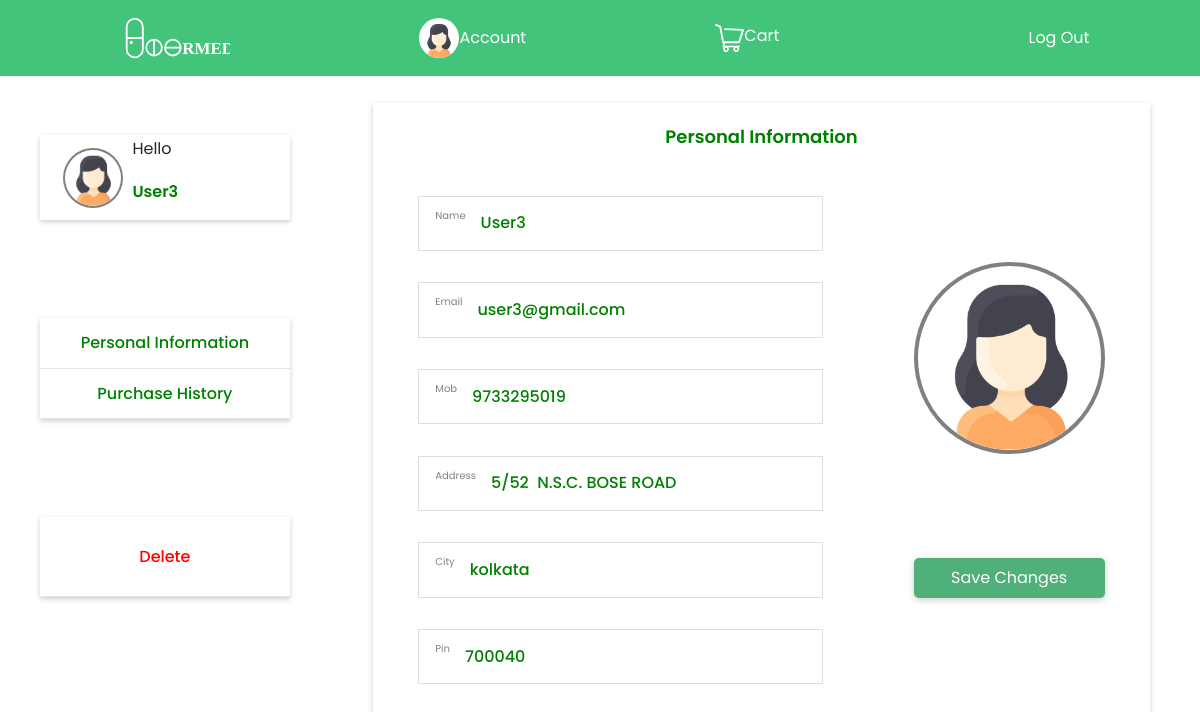
The app's page /main/4/account (signed in), older data.
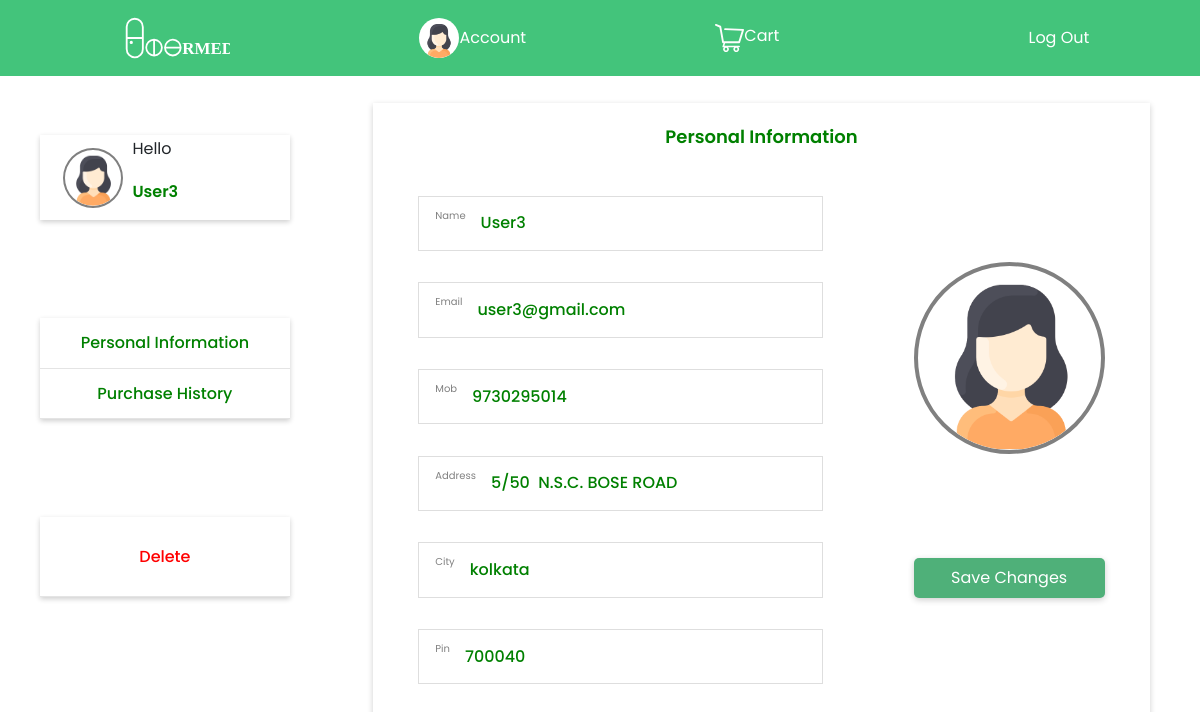
The same page, newer data.
### doormed/models.py (models this page shows, shortened)
class Register_user(db.Model, UserMixin):
    id = db.Column(db.Integer, primary_key=True)
    name = db.Column(db.String(80), unique=False, nullable=False)
    email = db.Column(db.String(120), unique=True, nullable=False)
    address = db.Column(db.String(120),  nullable=False)
    city = db.Column(db.String(80), unique=False, nullable=False)
    pincode = db.Column(db.String(10), unique=False, nullable=False)
    number = db.Column(db.String(80), unique=True, nullable=False)
    password = db.Column(db.String(120), unique=False, nullable=False)
    cartitems1 = db.relationship('CartItem', backref='Customer')

### doormed/customers/routes.py (the view)
@app.route('/main/<int:id>/account', methods= ['GET', 'POST'])
@login_required
def account(id):
    user = Register_user.query.filter_by(id = id).first()
    return render_template('customers/account.html', user = user)

### doormed/models.py (called while the page is built)
@login_seller.user_loader
def load_user(seller_id):
    return Register_seller.query.get(seller_id)

### doormed/templates/customers/account.html (shortened to what this page needs)
{% extends 'base.html' %}
{% block header %}
<link rel="stylesheet" href="{{url_for('static', filename = 'css/index.css')}}">
{% endblock %}
{% block content %}
 {% include 'navbar.html' %}
    <main class="container1">
        <section class="left">
            <div class="profile-card">
                <img src="{{url_for('static', filename = 'images/profile.svg')}}" alt="" class="profile-img">
                <div class="card-name">
                    <p class="hello">Hello</p>
                    <p class="name">{{user.name}}</p>
                </div>
            </div>
            <div class="sidebar">
                <a href="#" class="personal-info side-opt">Personal Information</a>
                <a href="#" class="purchase side-opt">Purchase History</a>
            </div>
            <div class="log-out">
        <form method="POST" action="/main/{{user.id}}/account/delete" style="text-align: center;">
                <button class="logOut">Delete</button>
                </form>
            </div>
        </section>
        <section class="right">
            <p class="heading">Personal Information</p>
            <form method="POST" action="/main/{{user.id}}/account/update">
            <div class="details">
                <div class="info">
                    <div class="person-name info-box">
                        <p class="label">Name</p>
                        <input type="text" class="personName field" value="{{user.name}}">
                    </div>
                    <div class="Email info-box">
                        <p class="label">Email</p>
                        <input type="email" class="email-id field" value="{{user.email}}" name="email">
                    </div>
                    <div class="mobile info-box">
                        <p class="label">Mob</p>
                        <input type="number" class="mobile-no field" value="{{user.number}}" name="number">
                    </div>
                    <div class="address info-box">
                        <p class="label">Address</p>
                        <input type="text" class="address-text field" value="{{user.address}}" name="address">
                    </div>
                    <div class="city info-box">
                        <p class="label">City</p>
                        <input type="text" class="city-name field" value="{{user.city}}" name="city">
                    </div>
                    <div class="pin info-box">
                        <p class="label">Pin</p>
                        <input type="number" class="pin-code field" value="{{user.pincode}}" >
                    </div>
                </div>
                <div class="profile-picture">
                    <img src="{{url_for('static', filename = 'images/profile.svg')}}" alt="" class="profile-pic">
                    <button class="update" type="submit">Save Changes</button>
                </div>
            </div>
            </form>
        </section>
    </main>
{% endblock %}

### doormed/templates/base.html (shortened to what this page needs)
<!DOCTYPE html>
<html lang="en">
<head>
    <link rel="stylesheet" href="https://stackpath.bootstrapcdn.com/bootstrap/4.5.2/css/bootstrap.min.css">
    <link rel="stylesheet" href="https://cdnjs.cloudflare.com/ajax/libs/font-awesome/5.15.3/css/all.min.css" />
    {% block header %}
    {% endblock %}
</head>
<body>
    {% block content %}
    {% endblock %}
</body>
</html>

### doormed/templates/navbar.html (shortened to what this page needs)
<!DOCTYPE html>
<html lang="en">
<head>
</head>
<body>
<div class="navbar">
    <img src="{{url_for('static', filename = 'images/logo.svg')}}" alt="" class="logo">
    <div class="profile">
        <img src="{{url_for('static', filename = 'images/profile-icon.svg')}}" alt="" class="profile-icon">
        <a href="/main/{{ user.id }}/account" style="margin-top: 0.5rem;">Account</a>
    </div>
    <div class="cart">
        <img src="{{url_for('static', filename = 'images/cart.svg')}}" alt="" class="cart-icon">
        <a href="/main/{{ user.id }}/cart">Cart</a>
    </div>
    <div class="logout">
        <a href="/logout">Log Out</a>
    </div>
</div>
</body>
</html>

### doormed/static/css/index.css (style rules this page uses)
* { padding: 0; margin: 0; box-sizing: border-box; }
button { outline: none; }
.container1 { display: flex; justify-content: space-between; min-height: 90vh; }
.left { width: 30%; margin-left: 40px; margin-top: 10px; display: flex; flex-direction: column; height: 70vh; justify-content: space-around; }
.profile-card { display: flex; justify-content: space-between; align-items: center; padding: 0.8rem; width: 75%; position: relative; box-shadow: 0 2px 5px rgba(0, 0, 0, 0.192); }
.profile-img { height: 60px; border: 2px solid grey; border-radius: 50%; margin-left: 10px; }
.card-name { position: absolute; left: 37%; line-height: 27px; }
a { color: white; }
.logOut { height: 10vh; width: 100%; border: none; outline: none; background: white; }
.name { color: green; font-weight: 600; font-size: 16px; }
.sidebar,.log-out { display: flex; flex-direction: column; box-shadow: 0px 2px 5px rgb(0,0,0,0.192); width: 75%; }
.side-opt,.logOut { padding: 0.8rem; text-decoration: none; border-bottom: 0.2px solid rgba(184, 184, 184, 0.384); text-align: center; color: green; font-weight: 500; }
.logOut { color: red; }
.right { height: 82vh; width: 70%; margin-top: 27px; margin-right: 50px; box-shadow: 0px 2px 6px rgb(0,0,0,0.192); }
.heading { text-align: center; padding-top: 20px; font-weight: 600; color: green; font-size: 18px; }
.details { display: flex; justify-content: space-around; margin-top: 30px; }
.info { display: flex; flex-direction: column; justify-content: space-around; height: 65vh; }
.info-box { display: flex; padding: 0.7rem 1rem; border: 0.2px solid rgba(214, 214, 214, 0.788); align-items: center; }
.label { font-size: 10px; color: grey; margin-right: 15px; }
.field { color: green; font-weight: 500; border: none; width: 100%; outline: none; }
.profile-picture { display: flex; flex-direction: column; justify-content: space-around; }
.profile-pic { border: 4px solid grey; border-radius: 50%; height: 12rem; margin-top: -20px; }
.update { padding: 1rem, 0.8rem; background-color: #4FB079; height: 40px; margin-top: -100px; color: white; border: none; border-radius: 5px; box-shadow: 0 2px 6px rgb(0,0,0,0.192); cursor: pointer; outline: none; }

### doormed/templates/navbar.html (style rules this page uses)
* { margin: 0; padding: 0; box-sizing: border-box; font-family: 'Poppins','sans serif'; }
.navbar { display: flex; height: 9.5vh; background-color: #43C47B; width: 100%; justify-content: space-around; align-items: center; }
.profile,.cart { display: flex; }
.cart { margin-right: 60px; }
a { cursor: pointer; text-decoration: none; }

Row changes from the older to the newer data that the page shows:
changed Register_user "User3": number "9733295019" → "9730295014"; address "5/52 N.S.C. BOSE ROAD" → "5/50 N.S.C. BOSE ROAD"
